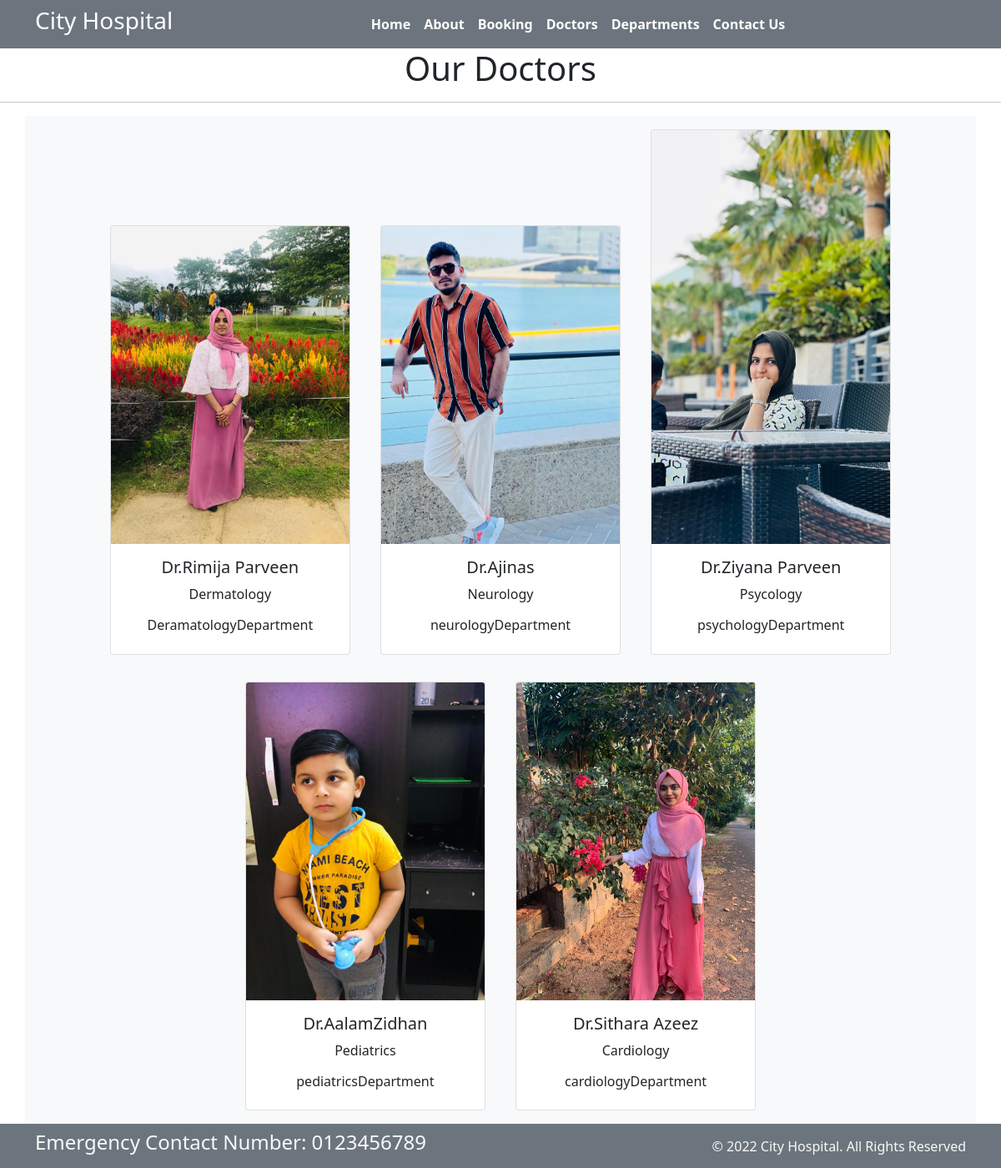
The app's page /doctors/ with its own data.
### home/models.py (models this page shows, shortened)
class Doctors(models.Model):
    doc_name = models.CharField(max_length=300)
    doc_spec = models.CharField(max_length=300)
    dep_name = models.ForeignKey(Departments,on_delete=models.CASCADE)
    doc_image = models.ImageField(upload_to='doctors')

class Departments(models.Model):
    dep_name = models.CharField(max_length = 100)
    dep_description = models.TextField()
    def __str__(self):
        return self.dep_name

### home/views.py (the view)
# urls.py: path('doctors/',views.doctors,name='doctors'),
def doctors(request):
    context = {
        'doctors':Doctors.objects.all()
    }
    return render(request,'doctors.html',context)

### templates/doctors.html (shortened to what this page needs)
{% extends 'base.html' %}
{% block content %}
<h1 class="text-center">Our Doctors </h1>
<hr>
<div class="container text-center bg-light">
{% for d in doctors %}
<div class="card text-center mx-3 my-3" style="width: 18rem; display:inline-block">
    <img src="{{d.doc_image.url}}" class="card-img-top" alt="...">
    <div class="card-body">
      <h5 class="card-title">Dr.{{d.doc_name}}</h5>
      <p class="card-text">{{d.doc_spec}}</p>
      <h6> {{d.dep_name}}Department</h6>
    </div>
  </div>
{% endfor %}
</div>
{% endblock %}

### templates/base.html (shortened to what this page needs)
{% load static %}
<!DOCTYPE html>
<html>
  <head>
    <link rel="stylesheet"
      href=" https://cdn.jsdelivr.net/npm/bootstrap@5.1.3/dist/css/bootstrap.min.css ">
    <link rel="stylesheet"
      href="https://use.fontawesome.com/releases/v5.2.0/css/all.css">
    <link rel="stylesheet"
      href="{% static '/css/style.css' %}">
  </head>
  <body>
    <nav class="navbar bg-secondary navbar-expand-md ">
      <div class="container">
        <div class="col-2 text-left pl-md-0">
          <h3 class="text-white"> City Hospital </h3>
        </div>
        <div
          class="collapse navbar-collapse justify-content-center col-md-8 navbar-collapse-3">
          <ul class="navbar-nav justify-content-center  fw-bold">
            <li class="nav-item active">
              <a class="nav-link text-white" href="{% url 'home' %}">Home </a>
            </li>
            <li class="nav-item">
              <a class="nav-link text-white" href="{% url 'about' %}">About</a>
            </li>
            <li class="nav-item">
              <a class="nav-link text-white" href="{% url 'booking' %}">Booking</a>
            </li>
            <li class="nav-item">
              <a class="nav-link text-white" href="{% url 'doctors' %}">Doctors</a>
            </li>
			 <li class="nav-item">
              <a class="nav-link text-white" href="{% url 'department' %}">Departments</a>
            </li>
            <li class="nav-item">
              <a class="nav-link text-white" href="{% url 'contact' %}">Contact Us</a>
            </li>
          </ul>
        </div>
      </div>
    </nav>
    {% block content %}
    {% endblock %}
    <section class=" ">
      <footer class="pt-2 pb-2  bg-secondary text-light">
        <div class="container">
          <div class="row align-items-center">
            <div class="col-12 col-md-8">
              <h4>Emergency Contact Number: 0123456789</h4>
            </div>
            <div class="col-12 col-md-4 mt-4 mt-md-0 text-center text-md-end">
              © 2022 City Hospital. All Rights Reserved
            </div>
          </div>
        </div>
      </footer>
    </section>
  </body>
</html>

### records on screen
Doctors: doc_image (picture), doc_name "Rimija Parveen", doc_spec "Dermatology", dep_name "Deramatology"
Doctors: doc_image (picture), doc_name "Ajinas", doc_spec "Neurology", dep_name "neurology"
Doctors: doc_image (picture), doc_name "Ziyana Parveen", doc_spec "Psycology", dep_name "psychology"
Doctors: doc_image (picture), doc_name "AalamZidhan", doc_spec "Pediatrics", dep_name "pediatrics"
Doctors: doc_image (picture), doc_name "Sithara Azeez", doc_spec "Cardiology", dep_name "cardiology"
